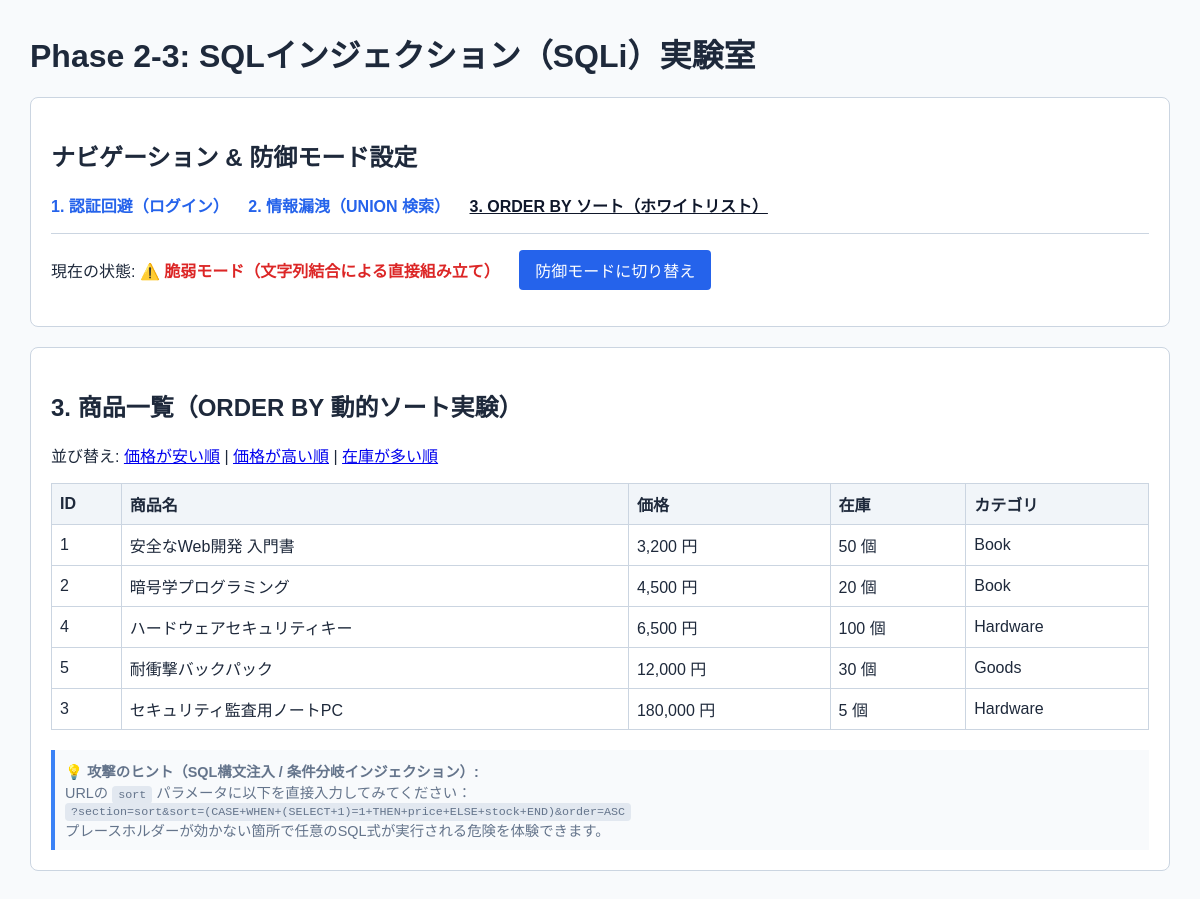
Page /phase2/2-3_sqli_lab.php?section=sort on the committed database.
### tables this page shows
CREATE TABLE products (
    id INT AUTO_INCREMENT PRIMARY KEY,
    name VARCHAR(100) NOT NULL,
    price INT NOT NULL,
    stock INT NOT NULL,
    category VARCHAR(50) NOT NULL
);

### src/phase2/2-3_sqli_lab.php (the view, shortened to what this page needs)
<?php
$dbHost = 'mysql';
$dbName = 'security_lab';
$dbUser = 'lab_user';
$dbPass = 'lab_password';
try {
    $pdo = new PDO(
        "mysql:host={$dbHost};dbname={$dbName};charset=utf8mb4",
        $dbUser,
        $dbPass,
        [
            PDO::ATTR_ERRMODE => PDO::ERRMODE_EXCEPTION,
            PDO::ATTR_DEFAULT_FETCH_MODE => PDO::FETCH_ASSOC,
            PDO::ATTR_EMULATE_PREPARES => false,
        ]
    );
} catch (PDOException $e) {
    die("DB接続エラー (MySQL起動待ちの可能性があります。数秒後にリロードしてください): " . htmlspecialchars($e->getMessage(), ENT_QUOTES, 'UTF-8'));
}
$section = $_GET['section'] ?? 'login';
$protectMode = isset($_GET['protect']);
$loginMessage = '';
$loggedInUser = null;
$sortColumn = $_GET['sort'] ?? 'price';
$sortOrder = $_GET['order'] ?? 'ASC';
if ($section === 'sort') {
    if ($protectMode) {
        $permittedColumns = ['price', 'stock', 'name'];
        $permittedOrders = ['ASC', 'DESC'];
        $sortColumn = in_array($sortColumn, $permittedColumns) ? $sortColumn : 'price';
        $sortOrder = in_array($sortOrder, $permittedOrders) ? $sortOrder : 'ASC';
        $stmt = $pdo->prepare("SELECT * FROM products ORDER BY {$sortColumn} {$sortOrder}");
        $stmt->execute();
        $sortResults = $stmt->fetchAll();
    } else {
        $sql = "SELECT * FROM products ORDER BY {$sortColumn} {$sortOrder}";
        try {
            $stmt = $pdo->query($sql);
            $sortResults = $stmt->fetchAll();
        } catch (PDOException $e) {
            $sortError = "SQLエラー: " . $e->getMessage();
        }
    }
}
function h(string $str): string {
    return htmlspecialchars($str, ENT_QUOTES | ENT_SUBSTITUTE | ENT_HTML5, 'UTF-8');
}
?>
<!DOCTYPE html>
<html lang="ja">
<head>
</head>
<body>
    <h1>Phase 2-3: SQLインジェクション（SQLi）実験室</h1>
    <div class="box">
        <h2>ナビゲーション & 防御モード設定</h2>
        <p class="nav">
            <a href="?section=login<?= $protectMode ? '&protect=1' : '' ?>" class="<?= $section === 'login' ? 'active' : '' ?>">1. 認証回避（ログイン）</a>
            <a href="?section=search<?= $protectMode ? '&protect=1' : '' ?>" class="<?= $section === 'search' ? 'active' : '' ?>">2. 情報漏洩（UNION 検索）</a>
            <a href="?section=sort<?= $protectMode ? '&protect=1' : '' ?>" class="<?= $section === 'sort' ? 'active' : '' ?>">3. ORDER BY ソート（ホワイトリスト）</a>
        </p>
        <hr style="border: none; border-top: 1px solid #cbd5e1; margin: 15px 0;">
        <p>
            現在の状態:
            <?php if ($protectMode): ?>
                <strong style="color: #15803d;">🛡️ 防御モード（プリペアドステートメント / ホワイトリスト）</strong>
                <a class="btn btn-danger" style="margin-left: 15px;" href="?section=<?= h($section) ?>">脆弱モードに切り替え</a>
            <?php else: ?>
                <strong style="color: #dc2626;">⚠️ 脆弱モード（文字列結合による直接組み立て）</strong>
                <a class="btn" style="margin-left: 15px;" href="?section=<?= h($section) ?>&protect=1">防御モードに切り替え</a>
            <?php endif; ?>
        </p>
    </div>
    <?php if ($section === 'login'): ?>
        <div class="box">
            <h2>1. ログイン画面（認証回避の実験）</h2>
            <?php if ($loginMessage): ?>
                <div class="alert <?= $loggedInUser ? 'alert-success' : 'alert-danger' ?>"><?= $loginMessage ?></div>
            <?php endif; ?>
            <form method="POST" action="?section=login<?= $protectMode ? '&protect=1' : '' ?>">
                <p>ユーザー名: <input type="text" name="username" value="<?= h($_POST['username'] ?? '') ?>" required></p>
                <p>パスワード: <input type="password" name="password" value="" placeholder="パスワード"></p>
                <button type="submit" class="btn">ログイン</button>
            </form>
            <div style="margin-top: 20px; font-size: 0.9em; color: #64748b; background: #f8fafc; padding: 10px; border-left: 4px solid #3b82f6;">
                <strong>💡 攻撃のヒント（認証回避ペイロード）:</strong><br>
                ・<strong>方法 A（コメントアウト）</strong>: ユーザー名に <code>admin' -- </code>（※末尾に半角スペース必須）と入力し、パスワード空欄でログイン！<br>
                　（後ろの <code>AND password = ...</code> が無効化され、管理者認証を突破できます）<br>
                ・<strong>方法 B（OR条件の注入）</strong>: パスワード欄に <code>' OR '1'='1</code> と入力してログイン！<br>
                　（SQLの演算子順位により <code>AND</code> が優先されるため、パスワード側に入れることで全体を <code>true</code> にできます）
            </div>
        </div>
    <?php elseif ($section === 'sort'): ?>
        <div class="box">
            <h2>3. 商品一覧（ORDER BY 動的ソート実験）</h2>
            <p>
                並び替え:
                <a href="?section=sort&sort=price&order=ASC<?= $protectMode ? '&protect=1' : '' ?>">価格が安い順</a> |
                <a href="?section=sort&sort=price&order=DESC<?= $protectMode ? '&protect=1' : '' ?>">価格が高い順</a> |
                <a href="?section=sort&sort=stock&order=DESC<?= $protectMode ? '&protect=1' : '' ?>">在庫が多い順</a>
            </p>
            <?php if (!empty($sortResults)): ?>
                <table>
                    <tr>
                        <th>ID</th>
                        <th>商品名</th>
                        <th>価格</th>
                        <th>在庫</th>
                        <th>カテゴリ</th>
                    </tr>
                    <?php foreach ($sortResults as $r): ?>
                        <tr>
                            <td><?= h((string)$r['id']) ?></td>
                            <td><?= h((string)$r['name']) ?></td>
                            <td><?= number_format((int)$r['price']) ?> 円</td>
                            <td><?= h((string)$r['stock']) ?> 個</td>
                            <td><?= h((string)$r['category']) ?></td>
                        </tr>
                    <?php endforeach; ?>
                </table>
            <?php endif; ?>
            <div style="margin-top: 20px; font-size: 0.9em; color: #64748b; background: #f8fafc; padding: 10px; border-left: 4px solid #3b82f6;">
                <strong>💡 攻撃のヒント（SQL構文注入 / 条件分岐インジェクション）:</strong><br>
                URLの <code>sort</code> パラメータに以下を直接入力してみてください：<br>
                <code>?section=sort&sort=(CASE+WHEN+(SELECT+1)=1+THEN+price+ELSE+stock+END)&order=ASC</code><br>
                プレースホルダーが効かない箇所で任意のSQL式が実行される危険を体験できます。
            </div>
        </div>
    <?php endif; ?>
</body>
</html>

### src/phase2/2-3_sqli_lab.php (style rules this page uses)
body { font-family: sans-serif; margin: 30px; background: #f8fafc; color: #1e293b; }
.box { background: white; border: 1px solid #cbd5e1; border-radius: 8px; padding: 20px; margin-bottom: 20px; }
.btn { padding: 8px 16px; background: #2563eb; color: white; border: none; border-radius: 4px; cursor: pointer; text-decoration: none; display: inline-block; }
.nav a { margin-right: 15px; font-weight: bold; text-decoration: none; color: #2563eb; }
.nav a.active { text-decoration: underline; color: #0f172a; }
table { width: 100%; border-collapse: collapse; margin-top: 10px; }
th, td { border: 1px solid #cbd5e1; padding: 8px; text-align: left; }
th { background: #f1f5f9; }
code { background: #e2e8f0; padding: 2px 6px; border-radius: 4px; font-family: monospace; }

### rows in the picture
products: id "1", name "安全なWeb開発 入門書", price "3,200", stock "50", category "Book"
products: id "2", name "暗号学プログラミング", price "4,500", stock "20", category "Book"
products: id "4", name "ハードウェアセキュリティキー", price "6,500", stock "100", category "Hardware"
products: id "5", name "耐衝撃バックパック", price "12,000", stock "30", category "Goods"
products: id "3", name "セキュリティ監査用ノートPC", price "180,000", stock "5", category "Hardware"
